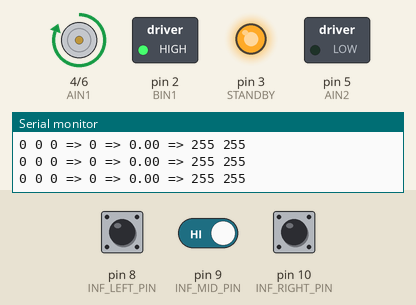
The sketch below on a simulated Arduino Uno, built with avr-gcc and run on an emulated ATmega328P. Shown: direction and speed pins drawn as motors (green arrow = direction pin HIGH = forward, orange = LOW = backward, longer = more drive, stopped while the standby pin is LOW), switched loads named in the sketch (green lamp = pin HIGH), output pins drawn as LEDs (lit = HIGH), the last lines printed to the serial monitor. The inputs (shaded band) are chosen by the test bench; at power-on: pin 10 (INF_RIGHT_PIN) HIGH, pin 9 (INF_MID_PIN) HIGH, pin 8 (INF_LEFT_PIN) HIGH. Pins used as bus, display or sensor lines are not drawn.

Above: at 1.2 s.
1.3 s: pin 10 (INF_RIGHT_PIN) pulled LOW for 0.15 s
At 1.4 s:
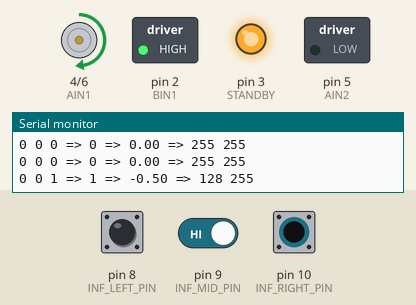
2.9 s: pin 10 (INF_RIGHT_PIN) pulled LOW for 3.2 s
At 7.3 s:
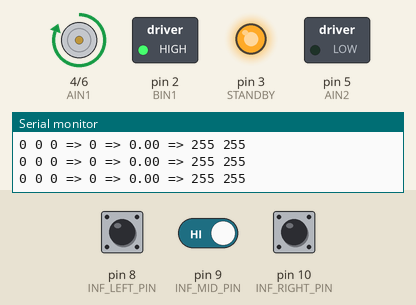
9.1 s: pin 10 (INF_RIGHT_PIN) pulled LOW for 1 s
At 9.6 s:
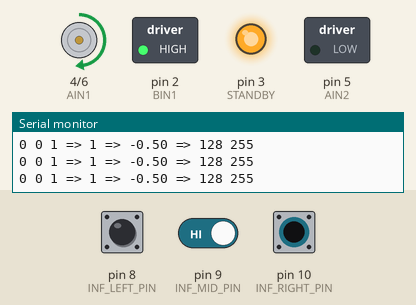
13.1 s: pin 9 (INF_MID_PIN) driven LOW and pin 10 (INF_RIGHT_PIN) driven LOW
At 13.6 s:
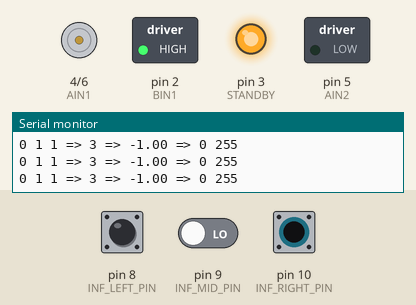
14.6 s: pin 8 (INF_LEFT_PIN) pulled LOW for 0.15 s
At 16.2 s:
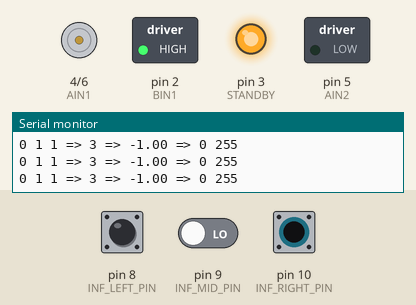
17.7 s: pin 9 (INF_MID_PIN) driven HIGH
At 18.0 s:
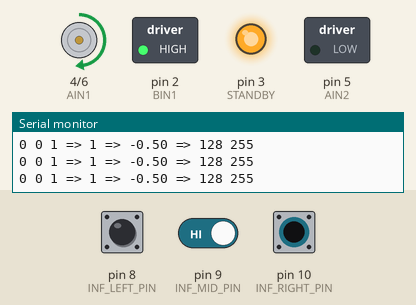
Timing chart, 0 to 20.7 s (numbered marks = the images above; inputs shaded):
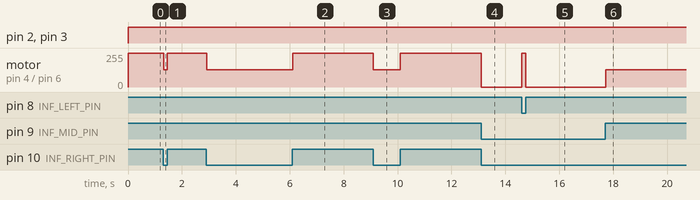

The sketch:

main.ino
```cpp
#define INF_LEFT_PIN  8 // digital pin
#define INF_MID_PIN   9 // digital pin
#define INF_RIGHT_PIN 10 // digital pin
#define READ_DELAY    10 // in ms

#define STANDBY       3 // digital pin
#define PWMA          6 // digital pin
#define AIN1          4 // digital pin
#define AIN2          5 // digital pin
#define PWMB          0 // digital pin
#define BIN1          2 // digital pin
#define BIN2          1 // digital pin

/*---------------------------------------------------------*/
void move(int motor, int speed, int direction){
  //Move specific motor at speed and direction
  //motor: 0 for B 1 for A
  //speed: 0 is off, and 255 is full speed
  //direction: 0 clockwise, 1 counter-clockwise

  digitalWrite(STANDBY, HIGH); //disable standby

  boolean inPin1 = LOW;
  boolean inPin2 = HIGH;
  if(direction == 1){
    inPin1 = HIGH;
    inPin2 = LOW;
  }

  if(motor == 1){
    digitalWrite(AIN1, inPin1);
    digitalWrite(AIN2, inPin2);
    analogWrite(PWMA, speed);
  } else {
    digitalWrite(BIN1, inPin1);
    digitalWrite(BIN2, inPin2);
    analogWrite(PWMB, speed);
  }
}

void stop(){
  //enable standby
  digitalWrite(STANDBY, LOW); // Stop everything if this happens
}

void setup() {
  // initialize serial communication at 9600 bits per second:
  Serial.begin(9600);
  pinMode(INF_LEFT_PIN, INPUT); // Define pin modes
  pinMode(INF_MID_PIN, INPUT);
  pinMode(INF_RIGHT_PIN, INPUT);
  pinMode(STANDBY, OUTPUT);
  pinMode(PWMA, OUTPUT);
  pinMode(AIN1, OUTPUT);
  pinMode(AIN2, OUTPUT);
  pinMode(PWMB, OUTPUT);
  pinMode(BIN1, OUTPUT);
  pinMode(BIN2, OUTPUT);

}

void loop() {
  bool INF_0 = !digitalRead(INF_LEFT_PIN); // Read from the infrared sensor
  bool INF_1 = !digitalRead(INF_MID_PIN); // ""
  bool INF_2 = !digitalRead(INF_RIGHT_PIN); // ""
  int INF_C = INF_0*4+INF_1*2+INF_2; // Combined state condenses code
  float DIR; // -1 is left, 0 is straight, 1 is right
  int M_LEFT;
  int M_RIGHT;
  if(INF_C == 3) DIR = -1;
  else if(INF_C == 1) DIR = -0.5;
  else if(INF_C == 6) DIR = 1;
  else if(INF_C == 4) DIR = 0.5;
  else DIR = 0;

  if(DIR == 1){
    M_LEFT = 255;
    M_RIGHT = 0; // 128
  }
  if(DIR == 0.5){
    M_LEFT = 255;
    M_RIGHT = 128; // 192
  }
  if(DIR == 0){
    M_LEFT = 255;
    M_RIGHT = 255;
  }
  if(DIR == -0.5){
    M_LEFT = 128; // 192
    M_RIGHT = 255;
  }
  if(DIR == -1){
    M_LEFT = 0; // 128
    M_RIGHT = 255;
  }

  move(1, M_LEFT, 1); // Moves the motor
  move(2, M_RIGHT, 1);
  // print out the value you read:
  Serial.println(String(INF_0) + " " + String(INF_1) + " " + String(INF_2) + " => " + String(INF_C) + " => " + String(DIR) + " => " + String(M_LEFT) + " " + String(M_RIGHT));
  delay(READ_DELAY);        // delay in between reads for stability
}
```

Measured:
- after the input at 1.3 s, motor on pin 4 (AIN1) / pin 6 (PWMA): forward 255/255 → forward 128/255 at once, → forward 255/255 0.13 s later
- after the input at 2.9 s, motor on pin 4 (AIN1) / pin 6 (PWMA): forward 255/255 → forward 128/255 at once, → forward 255/255 3.2 s later
- after the input at 9.1 s, motor on pin 4 (AIN1) / pin 6 (PWMA): forward 255/255 → forward 128/255 at once, → forward 255/255 1.0 s later
- after the input at 13.1 s, motor on pin 4 (AIN1) / pin 6 (PWMA): forward 255/255 → stopped at once
- after the input at 14.6 s, motor on pin 4 (AIN1) / pin 6 (PWMA): stopped → forward 255/255 at once, → stopped 0.16 s later
- after the input at 17.7 s, motor on pin 4 (AIN1) / pin 6 (PWMA): stopped → forward 128/255 at once
